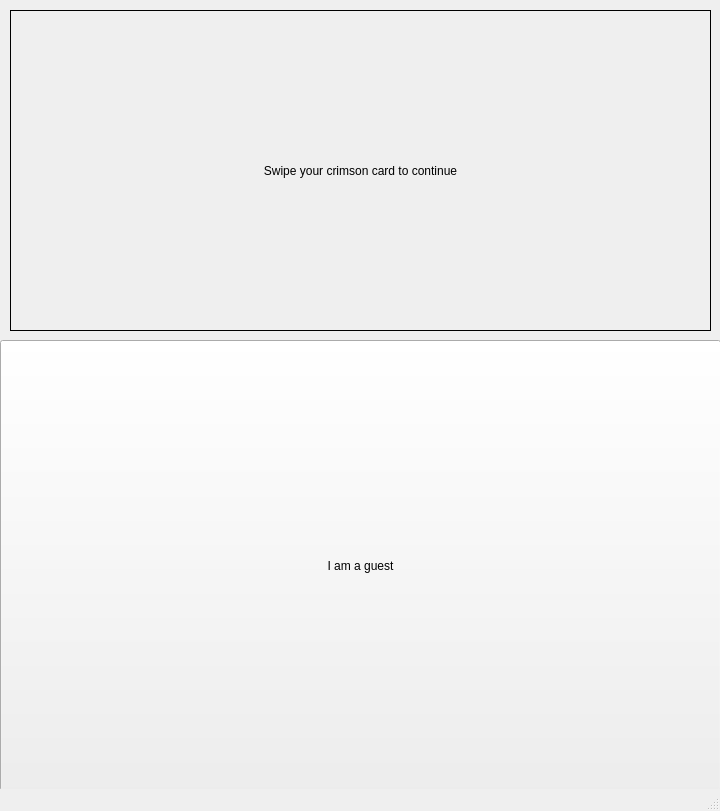
<?xml version="1.0" encoding="UTF-8"?>
<ui version="4.0">
 <class>MainWindow</class>
 <widget class="QMainWindow" name="MainWindow">
  <property name="geometry">
   <rect>
    <x>0</x>
    <y>0</y>
    <width>720</width>
    <height>811</height>
   </rect>
  </property>
  <property name="windowTitle">
   <string>MainWindow</string>
  </property>
  <widget class="QWidget" name="mainWidget">
   <widget class="QPushButton" name="guestButton">
    <property name="geometry">
     <rect>
      <x>0</x>
      <y>340</y>
      <width>721</width>
      <height>451</height>
     </rect>
    </property>
    <property name="text">
     <string>I am a guest</string>
    </property>
   </widget>
   <widget class="QLabel" name="swipeToCont">
    <property name="geometry">
     <rect>
      <x>10</x>
      <y>10</y>
      <width>701</width>
      <height>321</height>
     </rect>
    </property>
    <property name="frameShape">
     <enum>QFrame::Box</enum>
    </property>
    <property name="frameShadow">
     <enum>QFrame::Plain</enum>
    </property>
    <property name="text">
     <string>Swipe your crimson card to continue</string>
    </property>
    <property name="textFormat">
     <enum>Qt::AutoText</enum>
    </property>
    <property name="alignment">
     <set>Qt::AlignCenter</set>
    </property>
    <property name="wordWrap">
     <bool>false</bool>
    </property>
   </widget>
  </widget>
  <widget class="QStatusBar" name="statusbar"/>
 </widget>
 <resources/>
 <connections/>
</ui>
